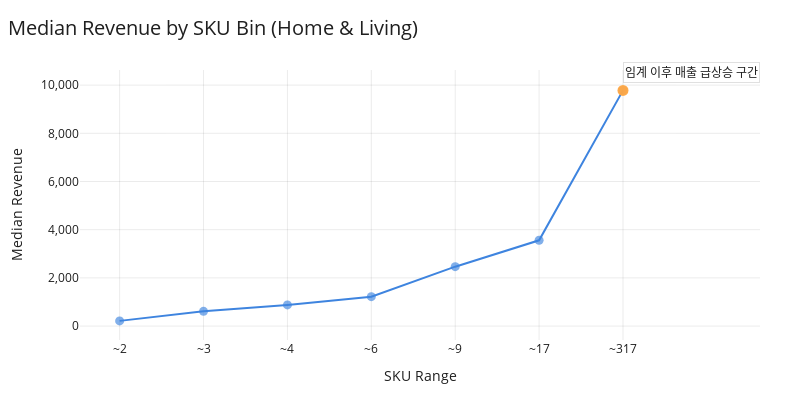

Source (notebook cell):
### Code cell
# SKU 분위수 10구간(중복 구간 방지)
COLOR_BLUE   = "#3E84DF"
COLOR_ORANGE = "#FFA742"
COLOR_BLACK  = "#1f1f1f"
COLOR_GRID   = "rgba(0,0,0,0.08)"

# Data prep
t = sku_bin_table.sort_values("sku_min").reset_index(drop=True).copy()
t["sku_label"] = t["sku_max"].apply(lambda x: f"~{int(x)}")

# 임계 구간 (SKU 18)
threshold_idx = t[t["sku_min"] <= 18].index.max()
threshold_label = t.loc[threshold_idx, "sku_label"]

# 강조할 구간: 임계 이후 전체
ramp_start = threshold_label
ramp_end = t["sku_label"].iloc[-1]

# Figure
fig = go.Figure()

# "구간" 강조(세로 밴드) — 지점 강조 X
fig.add_vrect(
    x0=ramp_start,
    x1=ramp_end,
    fillcolor="rgba(255,167,66,0.18)",  # ORANGE alpha
    line_width=0,
    layer="below"
)

# 임계 이전(블루) 구간 라인
fig.add_trace(
    go.Scatter(
        x=t.loc[:threshold_idx, "sku_label"],
        y=t.loc[:threshold_idx, "med_rev"],
        mode="lines+markers",
        line=dict(color=COLOR_BLUE, width=2),
        marker=dict(size=9, color=COLOR_BLUE, opacity=0.65),
        hovertemplate="SKU Range: %{x}<br>Median Revenue: %{y:,.0f}<extra></extra>",
        showlegend=False
    )
)

# 임계 이후(오렌지) 구간 라인 — 구간 자체를 더 강하게
fig.add_trace(
    go.Scatter(
        x=t.loc[threshold_idx:, "sku_label"],
        y=t.loc[threshold_idx:, "med_rev"],
        mode="lines+markers",
        line=dict(color=COLOR_ORANGE, width=4),  # ✅ 두껍게
        marker=dict(size=11, color=COLOR_ORANGE, opacity=0.95),
        hovertemplate="SKU Range: %{x}<br>Median Revenue: %{y:,.0f}<extra></extra>",
        showlegend=False
    )
)

# 구간 라벨(텍스트만) — 화살표/지점 없이
fig.add_annotation(
    x=ramp_start,
    y=1.03,
    xref="x",
    yref="paper",
    text="임계 이후 매출 급상승 구간",
    showarrow=False,
    font=dict(size=12, color=COLOR_BLACK),
    bgcolor="rgba(255,255,255,0.9)",
    bordercolor="rgba(0,0,0,0.12)",
    borderwidth=1,
    xanchor="left"
)

# Layout (16:4 PPT)
fig.update_layout(
    width=800,
    height=400,
    title=dict(
        text="Median Revenue by SKU Bin (Home & Living)",
        x=0.01,
        font=dict(size=20, color=COLOR_BLACK)
    ),
    xaxis_title="SKU Range",
    yaxis_title="Median Revenue",
    plot_bgcolor="white",
    paper_bgcolor="white",
    font=dict(color=COLOR_BLACK),
    margin=dict(l=80, r=40, t=70, b=60),
)

fig.update_xaxes(
    showgrid=True,
    gridcolor=COLOR_GRID,
    zeroline=False,
    categoryorder="array",
    categoryarray=t["sku_label"].tolist(),
)

fig.update_yaxes(
    showgrid=True,
    gridcolor=COLOR_GRID,
    zeroline=False,
    tickformat=",.0f",
)

fig.show()

### Figure 1 — Plotly figure (JSON) as saved in the notebook; plotly's stock layout.template omitted (floating-point values rounded to 4 significant figures)
{"data": [{"hovertemplate": "SKU Range: %{x}<br>Median Revenue: %{y:,.0f}<extra></extra>", "line": {"color": "#3E84DF", "width": 2}, "marker": {"color": "#3E84DF", "opacity": 0.65, "size": 9}, "mode": "lines+markers", "showlegend": false, "type": "scatter", "x": ["~2", "~3", "~4", "~6", "~9", "~17", "~317"], "y": [215.8, 611.7, 877.1, 1220.0, 2465.0, 3560.0, 9782.0]}, {"hovertemplate": "SKU Range: %{x}<br>Median Revenue: %{y:,.0f}<extra></extra>", "line": {"color": "#FFA742", "width": 4}, "marker": {"color": "#FFA742", "opacity": 0.95, "size": 11}, "mode": "lines+markers", "showlegend": false, "type": "scatter", "x": ["~317"], "y": [9782.0]}], "layout": {"annotations": [{"bgcolor": "rgba(255,255,255,0.9)", "bordercolor": "rgba(0,0,0,0.12)", "borderwidth": 1, "font": {"color": "#1f1f1f", "size": 12}, "showarrow": false, "text": "임계 이후 매출 급상승 구간", "x": "~317", "xanchor": "left", "xref": "x", "y": 1.03, "yref": "paper"}], "font": {"color": "#1f1f1f"}, "height": 400, "margin": {"b": 60, "l": 80, "r": 40, "t": 70}, "paper_bgcolor": "white", "plot_bgcolor": "white", "shapes": [{"fillcolor": "rgba(255,167,66,0.18)", "layer": "below", "line": {"width": 0}, "type": "rect", "x0": "~317", "x1": "~317", "xref": "x", "y0": 0, "y1": 1, "yref": "y domain"}], "title": {"font": {"color": "#1f1f1f", "size": 20}, "text": "Median Revenue by SKU Bin (Home & Living)", "x": 0.01}, "width": 800, "xaxis": {"categoryarray": ["~2", "~3", "~4", "~6", "~9", "~17", "~317"], "categoryorder": "array", "gridcolor": "rgba(0,0,0,0.08)", "showgrid": true, "title": {"text": "SKU Range"}, "zeroline": false}, "yaxis": {"gridcolor": "rgba(0,0,0,0.08)", "showgrid": true, "tickformat": ",.0f", "title": {"text": "Median Revenue"}, "zeroline": false}}}
